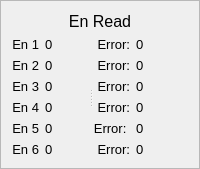
    <widget class="QFrame" name="enRead">
     <property name="frameShape">
      <enum>QFrame::StyledPanel</enum>
     </property>
     <property name="frameShadow">
      <enum>QFrame::Sunken</enum>
     </property>
     <property name="lineWidth">
      <number>2</number>
     </property>
     <property name="midLineWidth">
      <number>0</number>
     </property>
     <layout class="QVBoxLayout" name="verticalLayout_16">
      <item>
       <widget class="QLabel" name="label_4">
        <property name="font">
         <font>
          <pointsize>12</pointsize>
         </font>
        </property>
        <property name="text">
         <string>En Read</string>
        </property>
        <property name="alignment">
         <set>Qt::AlignCenter</set>
        </property>
       </widget>
      </item>
      <item>
       <widget class="QSplitter" name="splitter_3">
        <property name="orientation">
         <enum>Qt::Horizontal</enum>
        </property>
        <property name="childrenCollapsible">
         <bool>false</bool>
        </property>
        <widget class="QWidget" name="">
         <property name="font">
          <font/>
         </property>
         <layout class="QHBoxLayout" name="horizontalLayout_2">
          <item>
           <layout class="QVBoxLayout" name="verticalLayout_2">
            <item>
             <widget class="QLabel" name="Step1_direct">
              <property name="sizePolicy">
               <sizepolicy hsizetype="Minimum" vsizetype="Fixed">
                <horstretch>0</horstretch>
                <verstretch>0</verstretch>
               </sizepolicy>
              </property>
              <property name="font">
               <font>
                <pointsize>10</pointsize>
               </font>
              </property>
              <property name="text">
               <string>En 1</string>
              </property>
              <property name="alignment">
               <set>Qt::AlignRight|Qt::AlignTrailing|Qt::AlignVCenter</set>
              </property>
             </widget>
            </item>
            <item>
             <widget class="QLabel" name="Step2_direct">
              <property name="sizePolicy">
               <sizepolicy hsizetype="Minimum" vsizetype="Fixed">
                <horstretch>0</horstretch>
                <verstretch>0</verstretch>
               </sizepolicy>
              </property>
              <property name="font">
               <font>
                <pointsize>10</pointsize>
               </font>
              </property>
              <property name="text">
               <string>En 2</string>
              </property>
              <property name="alignment">
               <set>Qt::AlignRight|Qt::AlignTrailing|Qt::AlignVCenter</set>
              </property>
             </widget>
            </item>
            <item>
             <widget class="QLabel" name="Step3_direct">
              <property name="sizePolicy">
               <sizepolicy hsizetype="Minimum" vsizetype="Fixed">
                <horstretch>0</horstretch>
                <verstretch>0</verstretch>
               </sizepolicy>
              </property>
              <property name="font">
               <font>
                <pointsize>10</pointsize>
               </font>
              </property>
              <property name="text">
               <string>En 3</string>
              </property>
              <property name="alignment">
               <set>Qt::AlignRight|Qt::AlignTrailing|Qt::AlignVCenter</set>
              </property>
             </widget>
            </item>
            <item>
             <widget class="QLabel" name="Step4_direct">
              <property name="sizePolicy">
               <sizepolicy hsizetype="Minimum" vsizetype="Fixed">
                <horstretch>0</horstretch>
                <verstretch>0</verstretch>
               </sizepolicy>
              </property>
              <property name="font">
               <font>
                <pointsize>10</pointsize>
               </font>
              </property>
              <property name="text">
               <string>En 4</string>
              </property>
              <property name="alignment">
               <set>Qt::AlignRight|Qt::AlignTrailing|Qt::AlignVCenter</set>
              </property>
             </widget>
            </item>
            <item>
             <widget class="QLabel" name="Step5_direct">
              <property name="sizePolicy">
               <sizepolicy hsizetype="Minimum" vsizetype="Fixed">
                <horstretch>0</horstretch>
                <verstretch>0</verstretch>
               </sizepolicy>
              </property>
              <property name="font">
               <font>
                <pointsize>10</pointsize>
               </font>
              </property>
              <property name="text">
               <string>En 5</string>
              </property>
              <property name="alignment">
               <set>Qt::AlignRight|Qt::AlignTrailing|Qt::AlignVCenter</set>
              </property>
             </widget>
            </item>
            <item>
             <widget class="QLabel" name="Step6_direct">
              <property name="sizePolicy">
               <sizepolicy hsizetype="Minimum" vsizetype="Fixed">
                <horstretch>0</horstretch>
                <verstretch>0</verstretch>
               </sizepolicy>
              </property>
              <property name="font">
               <font>
                <pointsize>10</pointsize>
               </font>
              </property>
              <property name="text">
               <string>En 6</string>
              </property>
              <property name="alignment">
               <set>Qt::AlignRight|Qt::AlignTrailing|Qt::AlignVCenter</set>
              </property>
             </widget>
            </item>
           </layout>
          </item>
          <item>
           <layout class="QVBoxLayout" name="verticalLayout_4">
            <item>
             <widget class="QLabel" name="enR1">
              <property name="sizePolicy">
               <sizepolicy hsizetype="Expanding" vsizetype="Fixed">
                <horstretch>0</horstretch>
                <verstretch>0</verstretch>
               </sizepolicy>
              </property>
              <property name="font">
               <font>
                <pointsize>10</pointsize>
               </font>
              </property>
              <property name="text">
               <string>0</string>
              </property>
              <property name="alignment">
               <set>Qt::AlignLeading|Qt::AlignLeft|Qt::AlignVCenter</set>
              </property>
             </widget>
            </item>
            <item>
             <widget class="QLabel" name="enR2">
              <property name="sizePolicy">
               <sizepolicy hsizetype="Expanding" vsizetype="Fixed">
                <horstretch>0</horstretch>
                <verstretch>0</verstretch>
               </sizepolicy>
              </property>
              <property name="font">
               <font>
                <pointsize>10</pointsize>
               </font>
              </property>
              <property name="text">
               <string>0</string>
              </property>
              <property name="alignment">
               <set>Qt::AlignLeading|Qt::AlignLeft|Qt::AlignVCenter</set>
              </property>
             </widget>
            </item>
            <item>
             <widget class="QLabel" name="enR3">
              <property name="sizePolicy">
               <sizepolicy hsizetype="Expanding" vsizetype="Fixed">
                <horstretch>0</horstretch>
                <verstretch>0</verstretch>
               </sizepolicy>
              </property>
              <property name="font">
               <font>
                <pointsize>10</pointsize>
               </font>
              </property>
              <property name="text">
               <string>0</string>
              </property>
              <property name="alignment">
               <set>Qt::AlignLeading|Qt::AlignLeft|Qt::AlignVCenter</set>
              </property>
             </widget>
            </item>
            <item>
             <widget class="QLabel" name="enR4">
              <property name="sizePolicy">
               <sizepolicy hsizetype="Expanding" vsizetype="Fixed">
                <horstretch>0</horstretch>
                <verstretch>0</verstretch>
               </sizepolicy>
              </property>
              <property name="font">
               <font>
                <pointsize>10</pointsize>
               </font>
              </property>
              <property name="text">
               <string>0</string>
              </property>
              <property name="alignment">
               <set>Qt::AlignLeading|Qt::AlignLeft|Qt::AlignVCenter</set>
              </property>
             </widget>
            </item>
            <item>
             <widget class="QLabel" name="enR5">
              <property name="sizePolicy">
               <sizepolicy hsizetype="Expanding" vsizetype="Fixed">
                <horstretch>0</horstretch>
                <verstretch>0</verstretch>
               </sizepolicy>
              </property>
              <property name="font">
               <font>
                <pointsize>10</pointsize>
               </font>
              </property>
              <property name="text">
               <string>0</string>
              </property>
              <property name="alignment">
               <set>Qt::AlignLeading|Qt::AlignLeft|Qt::AlignVCenter</set>
              </property>
             </widget>
            </item>
            <item>
             <widget class="QLabel" name="enR6">
              <property name="sizePolicy">
               <sizepolicy hsizetype="Expanding" vsizetype="Fixed">
                <horstretch>0</horstretch>
                <verstretch>0</verstretch>
               </sizepolicy>
              </property>
              <property name="font">
               <font>
                <pointsize>10</pointsize>
               </font>
              </property>
              <property name="text">
               <string>0</string>
              </property>
              <property name="alignment">
               <set>Qt::AlignLeading|Qt::AlignLeft|Qt::AlignVCenter</set>
              </property>
             </widget>
            </item>
           </layout>
          </item>
         </layout>
        </widget>
        <widget class="QWidget" name="">
         <property name="font">
          <font/>
         </property>
         <layout class="QHBoxLayout" name="horizontalLayout_3">
          <item>
           <layout class="QVBoxLayout" name="verticalLayout_5">
            <item>
             <widget class="QLabel" name="encrease1">
              <property name="sizePolicy">
               <sizepolicy hsizetype="Minimum" vsizetype="Fixed">
                <horstretch>0</horstretch>
                <verstretch>0</verstretch>
               </sizepolicy>
              </property>
              <property name="font">
               <font>
                <pointsize>10</pointsize>
               </font>
              </property>
              <property name="text">
               <string>Error:</string>
              </property>
              <property name="alignment">
               <set>Qt::AlignRight|Qt::AlignTrailing|Qt::AlignVCenter</set>
              </property>
             </widget>
            </item>
            <item>
             <widget class="QLabel" name="encrease2">
              <property name="sizePolicy">
               <sizepolicy hsizetype="Minimum" vsizetype="Fixed">
                <horstretch>0</horstretch>
                <verstretch>0</verstretch>
               </sizepolicy>
              </property>
              <property name="font">
               <font>
                <pointsize>10</pointsize>
               </font>
              </property>
              <property name="text">
               <string>Error:</string>
              </property>
              <property name="alignment">
               <set>Qt::AlignRight|Qt::AlignTrailing|Qt::AlignVCenter</set>
              </property>
             </widget>
            </item>
            <item>
             <widget class="QLabel" name="encrease3">
              <property name="sizePolicy">
               <sizepolicy hsizetype="Minimum" vsizetype="Fixed">
                <horstretch>0</horstretch>
                <verstretch>0</verstretch>
               </sizepolicy>
              </property>
              <property name="font">
               <font>
                <pointsize>10</pointsize>
               </font>
              </property>
              <property name="text">
               <string>Error:</string>
              </property>
              <property name="alignment">
               <set>Qt::AlignRight|Qt::AlignTrailing|Qt::AlignVCenter</set>
              </property>
              <property name="indent">
               <number>-1</number>
              </property>
             </widget>
            </item>
            <item>
             <widget class="QLabel" name="encrease4">
              <property name="sizePolicy">
               <sizepolicy hsizetype="Minimum" vsizetype="Fixed">
                <horstretch>0</horstretch>
                <verstretch>0</verstretch>
               </sizepolicy>
              </property>
              <property name="font">
               <font>
                <pointsize>10</pointsize>
               </font>
              </property>
              <property name="text">
               <string>Error:</string>
              </property>
              <property name="scaledContents">
               <bool>false</bool>
              </property>
              <property name="alignment">
               <set>Qt::AlignRight|Qt::AlignTrailing|Qt::AlignVCenter</set>
              </property>
              <property name="margin">
               <number>0</number>
              </property>
             </widget>
            </item>
            <item>
             <widget class="QLabel" name="encrease5">
              <property name="sizePolicy">
               <sizepolicy hsizetype="Minimum" vsizetype="Fixed">
                <horstretch>0</horstretch>
                <verstretch>0</verstretch>
               </sizepolicy>
              </property>
              <property name="font">
               <font>
                <pointsize>10</pointsize>
               </font>
              </property>
              <property name="text">
               <string>Error: </string>
              </property>
              <property name="alignment">
               <set>Qt::AlignRight|Qt::AlignTrailing|Qt::AlignVCenter</set>
              </property>
             </widget>
            </item>
            <item>
             <widget class="QLabel" name="encrease6">
              <property name="sizePolicy">
               <sizepolicy hsizetype="Minimum" vsizetype="Fixed">
                <horstretch>0</horstretch>
                <verstretch>0</verstretch>
               </sizepolicy>
              </property>
              <property name="font">
               <font>
                <pointsize>10</pointsize>
               </font>
              </property>
              <property name="text">
               <string>Error:</string>
              </property>
              <property name="alignment">
               <set>Qt::AlignRight|Qt::AlignTrailing|Qt::AlignVCenter</set>
              </property>
             </widget>
            </item>
           </layout>
          </item>
          <item>
           <layout class="QVBoxLayout" name="verticalLayout_6">
            <item>
             <widget class="QLabel" name="enEr1">
              <property name="sizePolicy">
               <sizepolicy hsizetype="Expanding" vsizetype="Fixed">
                <horstretch>0</horstretch>
                <verstretch>0</verstretch>
               </sizepolicy>
              </property>
              <property name="font">
               <font>
                <pointsize>10</pointsize>
               </font>
              </property>
              <property name="text">
               <string>0</string>
              </property>
              <property name="alignment">
               <set>Qt::AlignLeading|Qt::AlignLeft|Qt::AlignVCenter</set>
              </property>
             </widget>
            </item>
            <item>
             <widget class="QLabel" name="enEr2">
              <property name="sizePolicy">
               <sizepolicy hsizetype="Expanding" vsizetype="Fixed">
                <horstretch>0</horstretch>
                <verstretch>0</verstretch>
               </sizepolicy>
              </property>
              <property name="font">
               <font>
                <pointsize>10</pointsize>
               </font>
              </property>
              <property name="text">
               <string>0</string>
              </property>
              <property name="alignment">
               <set>Qt::AlignLeading|Qt::AlignLeft|Qt::AlignVCenter</set>
              </property>
             </widget>
            </item>
            <item>
             <widget class="QLabel" name="enEr3">
              <property name="sizePolicy">
               <sizepolicy hsizetype="Expanding" vsizetype="Fixed">
                <horstretch>0</horstretch>
                <verstretch>0</verstretch>
               </sizepolicy>
              </property>
              <property name="font">
               <font>
                <pointsize>10</pointsize>
               </font>
              </property>
              <property name="text">
               <string>0</string>
              </property>
              <property name="alignment">
               <set>Qt::AlignLeading|Qt::AlignLeft|Qt::AlignVCenter</set>
              </property>
             </widget>
            </item>
            <item>
             <widget class="QLabel" name="enEr4">
              <property name="sizePolicy">
               <sizepolicy hsizetype="Expanding" vsizetype="Fixed">
                <horstretch>0</horstretch>
                <verstretch>0</verstretch>
               </sizepolicy>
              </property>
              <property name="font">
               <font>
                <pointsize>10</pointsize>
               </font>
              </property>
              <property name="text">
               <string>0</string>
              </property>
              <property name="alignment">
               <set>Qt::AlignLeading|Qt::AlignLeft|Qt::AlignVCenter</set>
              </property>
             </widget>
            </item>
            <item>
             <widget class="QLabel" name="enEr5">
              <property name="sizePolicy">
               <sizepolicy hsizetype="Expanding" vsizetype="Fixed">
                <horstretch>0</horstretch>
                <verstretch>0</verstretch>
               </sizepolicy>
              </property>
              <property name="font">
               <font>
                <pointsize>10</pointsize>
               </font>
              </property>
              <property name="text">
               <string>0</string>
              </property>
              <property name="alignment">
               <set>Qt::AlignLeading|Qt::AlignLeft|Qt::AlignVCenter</set>
              </property>
             </widget>
            </item>
            <item>
             <widget class="QLabel" name="enEr6">
              <property name="sizePolicy">
               <sizepolicy hsizetype="Expanding" vsizetype="Fixed">
                <horstretch>0</horstretch>
                <verstretch>0</verstretch>
               </sizepolicy>
              </property>
              <property name="font">
               <font>
                <pointsize>10</pointsize>
               </font>
              </property>
              <property name="text">
               <string>0</string>
              </property>
              <property name="alignment">
               <set>Qt::AlignLeading|Qt::AlignLeft|Qt::AlignVCenter</set>
              </property>
             </widget>
            </item>
           </layout>
          </item>
         </layout>
        </widget>
       </widget>
      </item>
     </layout>
    </widget>
